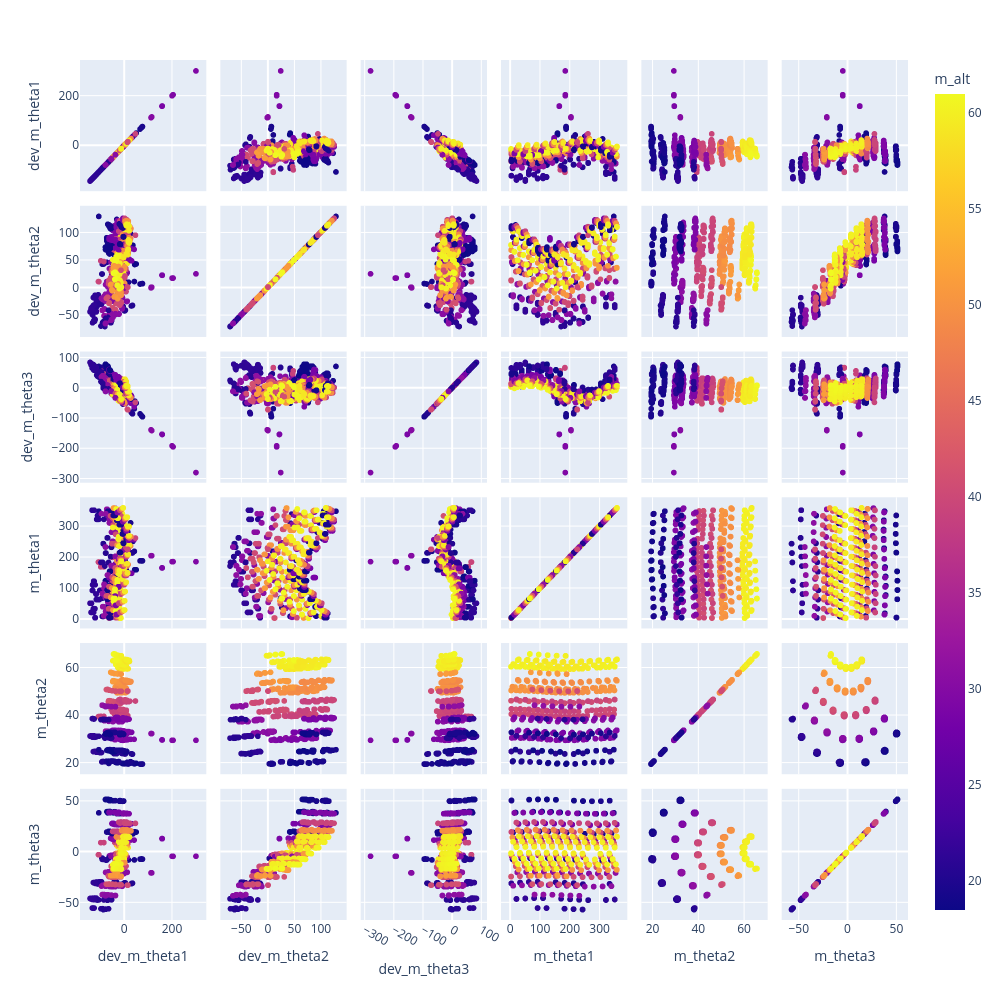

This figure's notebook cell:
### Markdown cell above
# Theta Space Residuals - MODEL + QUEST

### Code cell
fig = px.scatter_matrix(d, dimensions=["dev_m_theta1","dev_m_theta2", "dev_m_theta3", "m_theta1", "m_theta2", "m_theta3"], color="m_alt")
fig.update_layout(height=1000,width=1000 )
fig.show()

### Figure 1 — Plotly figure (JSON) as saved in the notebook; plotly's stock layout.template omitted (floating-point values rounded to 4 significant figures; data arrays with more than 128 entries replaced by an {"elided": "..."} marker saying what was removed)
{"data": [{"dimensions": [{"axis": {"matches": true}, "label": "dev_m_theta1", "values": {"elided": "1756 float values"}}, {"axis": {"matches": true}, "label": "dev_m_theta2", "values": {"elided": "1756 float values"}}, {"axis": {"matches": true}, "label": "dev_m_theta3", "values": {"elided": "1756 float values"}}, {"axis": {"matches": true}, "label": "m_theta1", "values": {"elided": "1756 float values"}}, {"axis": {"matches": true}, "label": "m_theta2", "values": {"elided": "1756 float values"}}, {"axis": {"matches": true}, "label": "m_theta3", "values": {"elided": "1756 float values"}}], "hovertemplate": "%{xaxis.title.text}=%{x}<br>%{yaxis.title.text}=%{y}<br>m_alt=%{marker.color}<extra></extra>", "legendgroup": "", "marker": {"color": {"elided": "1756 float values"}, "coloraxis": "coloraxis", "symbol": "circle"}, "name": "", "showlegend": false, "type": "splom"}], "layout": {"coloraxis": {"colorbar": {"title": {"text": "m_alt"}}, "colorscale": [[0, "#0d0887"], [0.1111, "#46039f"], [0.2222, "#7201a8"], [0.3333, "#9c179e"], [0.4444, "#bd3786"], [0.5556, "#d8576b"], [0.6667, "#ed7953"], [0.7778, "#fb9f3a"], [0.8889, "#fdca26"], [1, "#f0f921"]]}, "dragmode": "select", "height": 1000, "legend": {"tracegroupgap": 0}, "margin": {"t": 60}, "width": 1000}}
